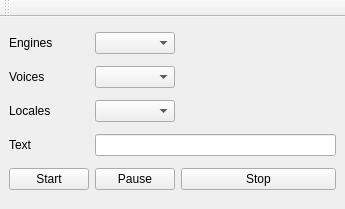
<?xml version="1.0" encoding="UTF-8"?>
<ui version="4.0">
 <class>MainWindow</class>
 <widget class="QMainWindow" name="MainWindow">
  <property name="geometry">
   <rect>
    <x>0</x>
    <y>0</y>
    <width>345</width>
    <height>209</height>
   </rect>
  </property>
  <property name="windowTitle">
   <string>MainWindow</string>
  </property>
  <widget class="QWidget" name="centralwidget">
   <layout class="QGridLayout" name="gridLayout">
    <item row="0" column="0">
     <widget class="QLabel" name="labelEngines">
      <property name="text">
       <string>Engines</string>
      </property>
     </widget>
    </item>
    <item row="0" column="1">
     <widget class="QComboBox" name="comboBoxEngines"/>
    </item>
    <item row="0" column="2">
     <spacer name="horizontalSpacer_3">
      <property name="orientation">
       <enum>Qt::Horizontal</enum>
      </property>
      <property name="sizeType">
       <enum>QSizePolicy::MinimumExpanding</enum>
      </property>
      <property name="sizeHint" stdset="0">
       <size>
        <width>152</width>
        <height>20</height>
       </size>
      </property>
     </spacer>
    </item>
    <item row="1" column="0">
     <widget class="QLabel" name="labelVoices">
      <property name="text">
       <string>Voices</string>
      </property>
     </widget>
    </item>
    <item row="1" column="1">
     <widget class="QComboBox" name="comboBoxVoices"/>
    </item>
    <item row="1" column="2">
     <spacer name="horizontalSpacer_2">
      <property name="orientation">
       <enum>Qt::Horizontal</enum>
      </property>
      <property name="sizeHint" stdset="0">
       <size>
        <width>152</width>
        <height>20</height>
       </size>
      </property>
     </spacer>
    </item>
    <item row="2" column="0">
     <widget class="QLabel" name="labelLocales">
      <property name="text">
       <string>Locales</string>
      </property>
     </widget>
    </item>
    <item row="2" column="1">
     <widget class="QComboBox" name="comboBoxLocales"/>
    </item>
    <item row="2" column="2">
     <spacer name="horizontalSpacer">
      <property name="orientation">
       <enum>Qt::Horizontal</enum>
      </property>
      <property name="sizeHint" stdset="0">
       <size>
        <width>152</width>
        <height>20</height>
       </size>
      </property>
     </spacer>
    </item>
    <item row="3" column="0">
     <widget class="QLabel" name="labelText">
      <property name="text">
       <string>Text</string>
      </property>
     </widget>
    </item>
    <item row="3" column="1" colspan="2">
     <widget class="QLineEdit" name="lineEditText"/>
    </item>
    <item row="4" column="0">
     <widget class="QPushButton" name="pushButtonStart">
      <property name="text">
       <string>Start</string>
      </property>
     </widget>
    </item>
    <item row="4" column="1">
     <widget class="QPushButton" name="pushButtonPause">
      <property name="text">
       <string>Pause</string>
      </property>
     </widget>
    </item>
    <item row="4" column="2">
     <widget class="QPushButton" name="pushButtonStop">
      <property name="text">
       <string>Stop</string>
      </property>
     </widget>
    </item>
   </layout>
  </widget>
  <widget class="QMenuBar" name="menubar">
   <property name="geometry">
    <rect>
     <x>0</x>
     <y>0</y>
     <width>345</width>
     <height>21</height>
    </rect>
   </property>
  </widget>
  <widget class="QToolBar" name="toolBar">
   <property name="windowTitle">
    <string>toolBar</string>
   </property>
   <attribute name="toolBarArea">
    <enum>TopToolBarArea</enum>
   </attribute>
   <attribute name="toolBarBreak">
    <bool>false</bool>
   </attribute>
  </widget>
 </widget>
 <resources/>
 <connections/>
</ui>
